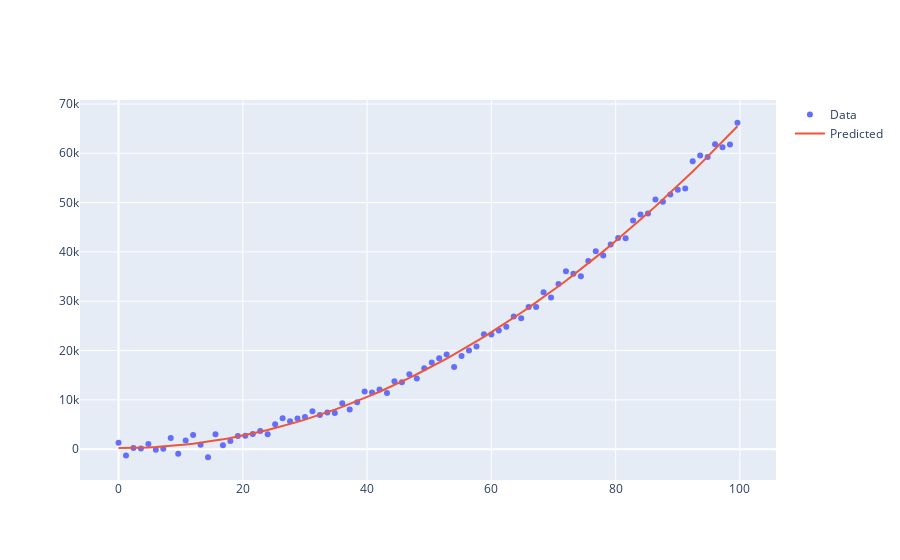

Write notebook code for a chart like this one.
### Code cell
J_arr, theta_arr = model_poly.train(epoch= 1000, theta= theta_init, 
                                           input= X_poly, output= Y_poly, lr= 0.3, plot_graph= True )
